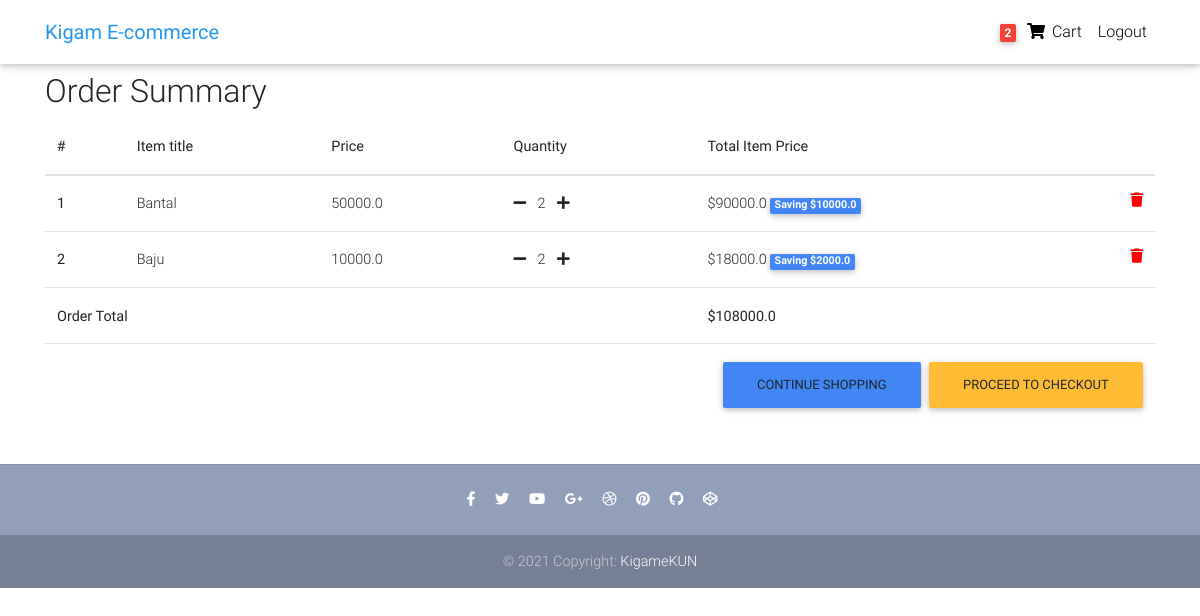
Page /order-summary/ (signed in) on the committed database.
### core/models.py (models this page shows, shortened)
class Order(models.Model):
    user = models.ForeignKey(settings.AUTH_USER_MODEL,
                             on_delete=models.CASCADE)
    ref_code = models.CharField(max_length=20, blank=True, null=True)
    items = models.ManyToManyField(OrderItem)
    start_date = models.DateTimeField(auto_now_add=True)
    ordered_date = models.DateTimeField()
    ordered = models.BooleanField(default=False)
    shipping_address = models.ForeignKey(
        'Address', related_name='shipping_address', on_delete=models.SET_NULL, blank=True, null=True)
    billing_address = models.ForeignKey(
        'Address', related_name='billing_address', on_delete=models.SET_NULL, blank=True, null=True)
    payment = models.ForeignKey(
        'Payment', on_delete=models.SET_NULL, blank=True, null=True)
    coupon = models.ForeignKey(
        'Coupon', on_delete=models.SET_NULL, blank=True, null=True)
    being_delivered = models.BooleanField(default=False)
    received = models.BooleanField(default=False)
    refund_requested = models.BooleanField(default=False)
    refund_granted = models.BooleanField(default=False)
    '''
    1. Item added to cart
    2. Adding a billing address
    (Failed checkout)
    3. Payment
    (Preprocessing, processing, packaging etc.)
    4. Being delivered
    5. Received
    6. Refunds
    '''
    def get_total(self):
        total = 0
        for order_item in self.items.all():
            total += order_item.get_final_price()
        if self.coupon:
            total -= self.coupon.amount
        return total

class OrderItem(models.Model):
    user = models.ForeignKey(settings.AUTH_USER_MODEL,
                             on_delete=models.CASCADE)
    ordered = models.BooleanField(default=False)
    item = models.ForeignKey(Item, on_delete=models.CASCADE)
    quantity = models.IntegerField(default=1)
    def get_total_item_price(self):
        return self.quantity * self.item.price
    def get_total_discount_item_price(self):
        return self.quantity * self.item.discount_price
    def get_amount_saved(self):
        return self.get_total_item_price() - self.get_total_discount_item_price()
    def get_final_price(self):
        if self.item.discount_price:
            return self.get_total_discount_item_price()
        return self.get_total_item_price()

class Item(models.Model):
    title = models.CharField(max_length=100)
    price = models.FloatField()
    discount_price = models.FloatField(blank=True, null=True)
    category = models.CharField(choices=CATEGORY_CHOICES, max_length=2)
    label = models.CharField(choices=LABEL_CHOICES, max_length=1)
    slug = models.SlugField()
    description = models.TextField()
    image = models.ImageField()

### core/views.py (the view)
# urls.py: path('order-summary/', OrderSummaryView.as_view(), name='order-summary'),
class OrderSummaryView(LoginRequiredMixin, View):
    def get(self, *args, **kwargs):
        try:
            print("haii")
            order = Order.objects.get(user=self.request.user, ordered=False)
            context = {
                'object': order
            }
            return render(self.request, 'order_summary.html', context)
        except ObjectDoesNotExist:
            messages.warning(self.request, "You do not have an active order")
            return redirect("/")

### core/templatetags/cart_template_tags.py (called while the page is built)
@register.filter
def cart_item_count(user):
    if user.is_authenticated:
        qs = Order.objects.filter(user=user, ordered=False)
        if qs.exists():
            return qs[0].items.count()
    return 0

### templates/order_summary.html (shortened to what this page needs)
{% extends "base.html" %}
{% block content %}
  <main>
    <div class="container">
    <div class="table-responsive text-nowrap">
    <h2>Order Summary</h2>
    <table class="table">
        <thead>
        <tr>
            <th scope="col">#</th>
            <th scope="col">Item title</th>
            <th scope="col">Price</th>
            <th scope="col">Quantity</th>
            <th scope="col">Total Item Price</th>
        </tr>
        </thead>
        <tbody>
        {% for order_item in object.items.all %}
        <tr>
            <th scope="row">{{ forloop.counter }}</th>
            <td>{{ order_item.item.title }}</td>
            <td>{{ order_item.item.price }}</td>
            <td>
                <a href="{% url 'core:remove-single-item-from-cart' order_item.item.slug %}"><i class="fas fa-minus mr-2"></i></a>
                {{ order_item.quantity }}
                <a href="{% url 'core:add-to-cart' order_item.item.slug %}"><i class="fas fa-plus ml-2"></i></a>
            </td>
            <td>
            {% if order_item.item.discount_price %}
                ${{ order_item.get_total_discount_item_price }}
                <span class="badge badge-primary">Saving ${{ order_item.get_amount_saved }}</span>
            {% else %}
                ${{ order_item.get_total_item_price }}
            {% endif %}
            <a style='color: red;' href="{% url 'core:remove-from-cart' order_item.item.slug %}">
                <i class="fas fa-trash float-right"></i>
            </a>
            </td>
        </tr>
        {% endfor %}
        {% if object.get_total %}
        <tr>
            <td colspan="4"><b>Order Total</b></td>
            <td><b>${{ object.get_total }}</b></td>
        </tr>
        <tr>
            <td colspan="5">
            <a class='btn btn-warning float-right ml-2' href='/checkout/'>Proceed to checkout</a>
            <a class='btn btn-primary float-right' href='/'>Continue shopping</a>
            </td>
        </tr>
        {% endif %}
        </tbody>
    </table>
    </div>
    </div>
  </main>
{% endblock content %}

### templates/navbar.html (shortened to what this page needs)
{% load cart_template_tags %}
<nav class="navbar fixed-top navbar-expand-lg navbar-light white scrolling-navbar">
    <div class="container">
      <a class="navbar-brand waves-effect" href="/">
        <strong class="blue-text">Kigam E-commerce</strong>
      </a>
      <div class="collapse navbar-collapse" id="navbarSupportedContent">
        <ul class="navbar-nav nav-flex-icons">
          {% if request.user.is_authenticated %}
          <li class="nav-item">
            <a href="{% url 'core:order-summary' %}" class="nav-link waves-effect">
              <span class="badge red z-depth-1 mr-1"> {{ request.user|cart_item_count }} </span>
              <i class="fas fa-shopping-cart"></i>
              <span class="clearfix d-none d-sm-inline-block"> Cart </span>
            </a>
          </li>
          <li class="nav-item">
            <a class="nav-link waves-effect" href="{% url 'account_logout' %}">
              <span class="clearfix d-none d-sm-inline-block"> Logout </span>
            </a>
          </li>
          {% endif %}
        </ul>
      </div>
    </div>
  </nav>

### templates/base.html (style rules this page uses)
html, body, header, .carousel { height: 60vh; }

### rows in the picture
OrderItem: item "Bantal", item.price "50000.0", quantity "2", get_total_discount_item_price "90000.0", get_amount_saved "10000.0"
OrderItem: item "Baju", item.price "10000.0", quantity "2", get_total_discount_item_price "18000.0", get_amount_saved "2000.0"
Order: get_total "108000.0"

### other values in the picture
{{ request.user|cart_item_count }} "2"
